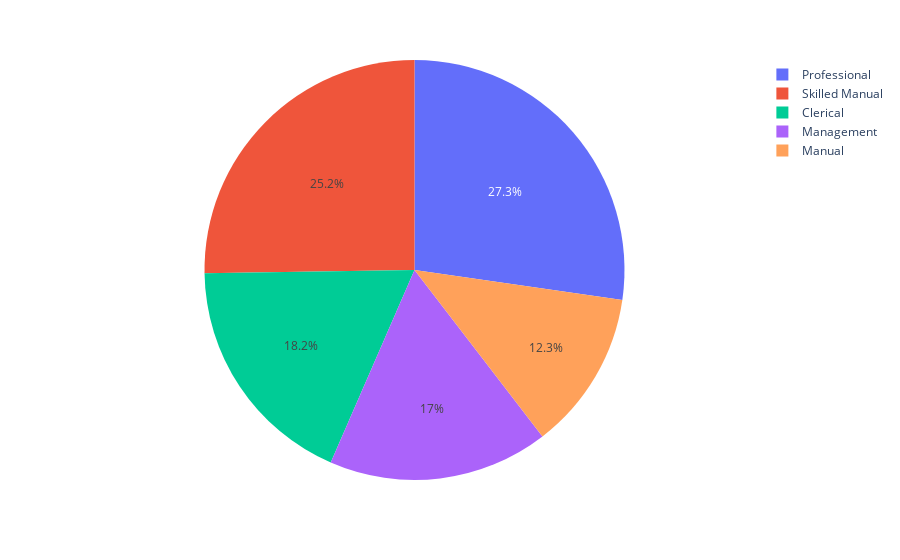

Notebook cell for this chart:
### Code cell
#Occupation In Percentage#

df_works=df['Occupation'].value_counts()
df_prof=df['Occupation'].value_counts().keys()

px.pie(data_frame=df,values=df_works,names=df_prof)

### Figure 1 — Plotly figure (JSON) as saved in the notebook; plotly's stock layout.template omitted (floating-point values rounded to 4 significant figures)
{"data": [{"domain": {"x": [0, 1], "y": [0, 1]}, "hovertemplate": "label=%{label}<br>value=%{value}<extra></extra>", "labels": ["Professional", "Skilled Manual", "Clerical", "Management", "Manual"], "legendgroup": "", "name": "", "showlegend": true, "type": "pie", "values": [280, 259, 187, 174, 126]}], "layout": {"autosize": true, "legend": {"tracegroupgap": 0}, "margin": {"t": 60}}}
